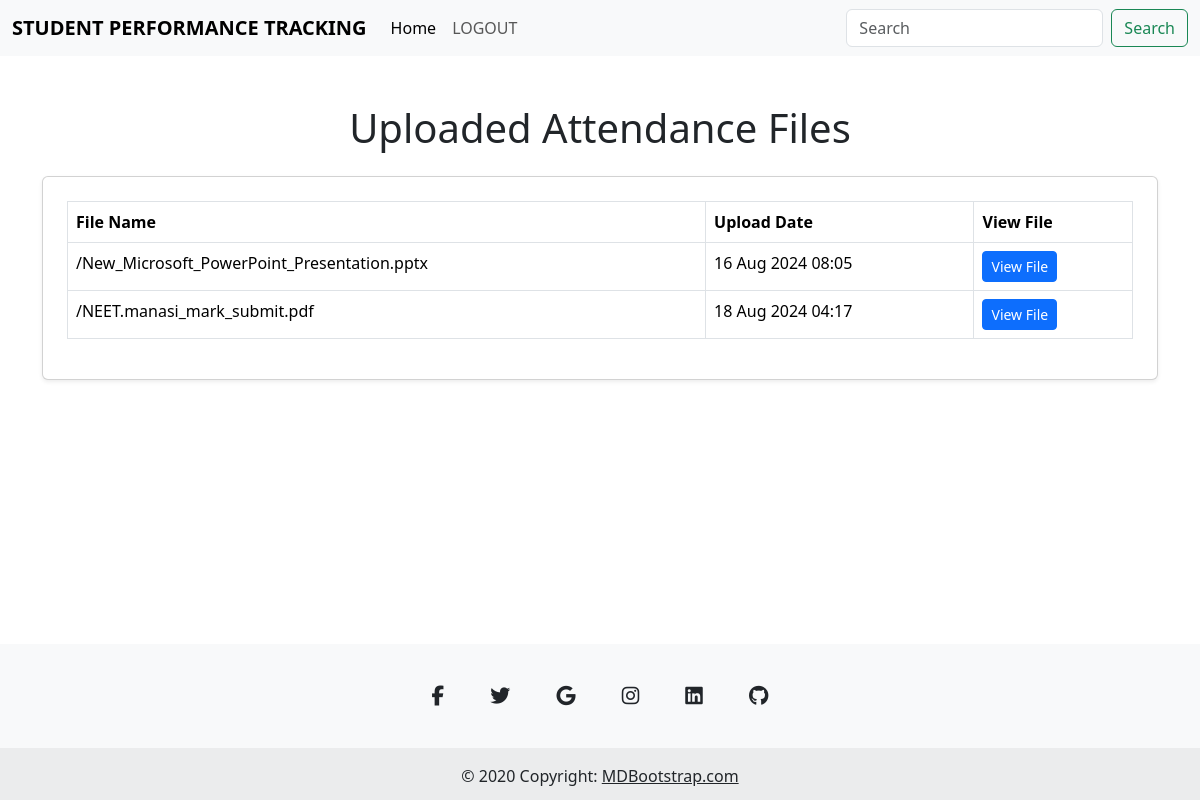
Screenshot of /Student/uploaded_attendance/ with the database file from the repository.
### faculty/models.py (models this page shows)
class AttendanceUpload(models.Model):
    file = models.FileField(upload_to='attendance/')
    uploaded_at = models.DateTimeField(auto_now_add=True)

### Student/views.py (the view)
# urls.py: path('uploaded_attendance/', views.view_uploaded_attendance, name='view_uploaded_attendance'),
def view_uploaded_attendance(request):
    uploaded_files = AttendanceUpload.objects.all()
    return render(request, 'Student/view_attendance.html', {'uploaded_files': uploaded_files})

### Student/templates/Student/View_attendance.html (shortened to what this page needs)
<!DOCTYPE html>
<html lang="en">
<head>
    <link href="https://cdn.jsdelivr.net/npm/bootstrap@5.3.0/dist/css/bootstrap.min.css" rel="stylesheet">
    <link href="https://cdn.jsdelivr.net/npm/bootstrap@5.3.3/dist/css/bootstrap.min.css" rel="stylesheet"
>
</head>
<body>
      <nav class="navbar navbar-expand-lg navbar-light bg-light">
        <div class="container-fluid">
            <a class="navbar-brand" href="{% url 'Student:Student_home' %}"><b>STUDENT PERFORMANCE TRACKING</b> </a>
            <div class="collapse navbar-collapse" id="navbarScroll">
                <ul class="navbar-nav me-auto my-2 my-lg-0 navbar-nav-scroll" style="--bs-scroll-height: 100px;">
                    <li class="nav-item">
                        <a class="nav-link active" aria-current="page" href="{% url 'Student:Student_home'%}">Home</a>
                    </li>
                    <li class="nav-item">
                        <a class="nav-link" href="{% url 'Administrator:index' %}">LOGOUT</a>
                    </li>
                        </ul>
                <form class="d-flex">
                    <input class="form-control me-2" type="search" placeholder="Search" aria-label="Search">
                    <button class="btn btn-outline-success" type="submit">Search</button>
                </form>
            </div>
        </div>
    </nav>
    <div class="container mt-5">
        <h1 class="text-center mb-4">Uploaded Attendance Files</h1>
        <div class="card p-4 shadow-sm">
            <table class="table table-bordered">
                <thead>
                    <tr>
                        <th>File Name</th>
                        <th>Upload Date</th>
                        <th>View File</th>
                    </tr>
                </thead>
                <tbody>
                    {% for file in uploaded_files %}
                    <tr>
                        <td>{{ file.file.name|slice:"10:" }}</td>
                        <td>{{ file.uploaded_at|date:"d M Y H:i" }}</td>
                        <td>
                            <a href="{{ file.file.url }}" class="btn btn-primary btn-sm" target="_blank">View File</a>
                        </td>
                    </tr>
                    {% empty %}
                    <tr>
                        <td colspan="3" class="text-center">No attendance files uploaded.</td>
                    </tr>
                    {% endfor %}
                </tbody>
            </table>
        </div>
    </div>
    <br>
    <br>
    <br>
    <br>
    <br>
    <br>
    <br>
    <br>
    <br>
    <br>
    <br>
 <footer class="text-center bg-body-tertiary">
    <div class="container pt-4">
      <section class="mb-4">
        <a
          data-mdb-ripple-init
          class="btn btn-link btn-floating btn-lg text-body m-1"
          href="#!"
          role="button"
          data-mdb-ripple-color="dark"
          ><i class="fab fa-facebook-f"></i
        ></a>
        <a
          data-mdb-ripple-init
          class="btn btn-link btn-floating btn-lg text-body m-1"
          href="#!"
          role="button"
          data-mdb-ripple-color="dark"
          ><i class="fab fa-twitter"></i
        ></a>
        <a
          data-mdb-ripple-init
          class="btn btn-link btn-floating btn-lg text-body m-1"
          href="#!"
          role="button"
          data-mdb-ripple-color="dark"
          ><i class="fab fa-google"></i
        ></a>
        <a
          data-mdb-ripple-init
          class="btn btn-link btn-floating btn-lg text-body m-1"
          href="#!"
          role="button"
          data-mdb-ripple-color="dark"
          ><i class="fab fa-instagram"></i
        ></a>
        <a
          data-mdb-ripple-init
          class="btn btn-link btn-floating btn-lg text-body m-1"
          href="#!"
          role="button"
          data-mdb-ripple-color="dark"
          ><i class="fab fa-linkedin"></i
        ></a>
        <a
          data-mdb-ripple-init
          class="btn btn-link btn-floating btn-lg text-body m-1"
          href="#!"
          role="button"
          data-mdb-ripple-color="dark"
          ><i class="fab fa-github"></i
        ></a>
      </section>
    </div>
    <div class="text-center p-3" style="background-color: rgba(0, 0, 0, 0.05);">
      © 2020 Copyright:
      <a class="text-body" href="https://mdbootstrap.com/">MDBootstrap.com</a>
    </div>
  </footer>
</body>
</html>

### rows the page displays
AttendanceUpload: file.name "/New_Microsoft_PowerPoint_Presentation.pptx", uploaded_at "16 Aug 2024 08:05"
AttendanceUpload: file.name "/NEET.manasi_mark_submit.pdf", uploaded_at "18 Aug 2024 04:17"
